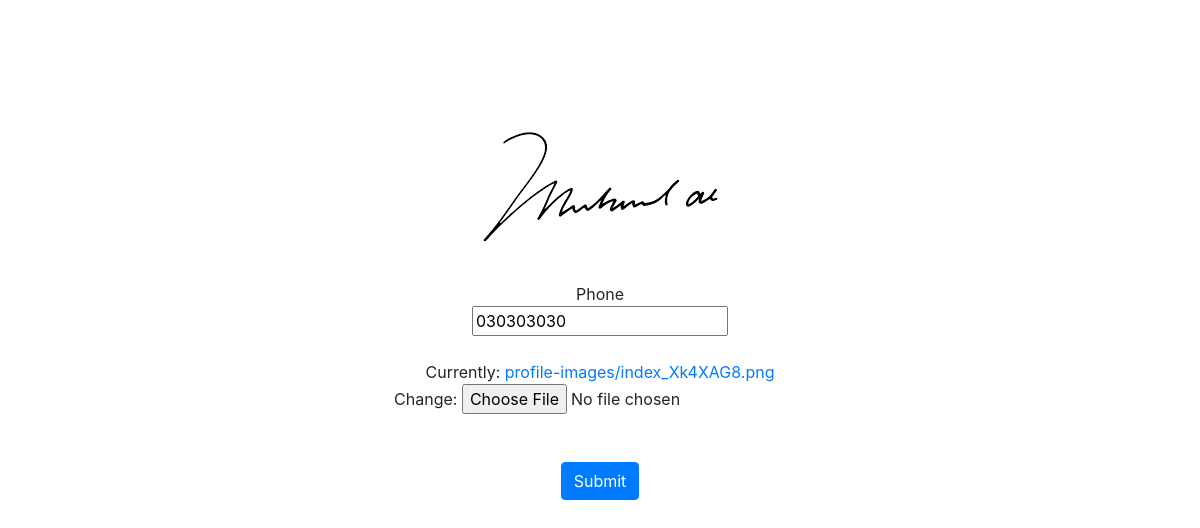
Page /profile/ (signed in) on the earlier database version.
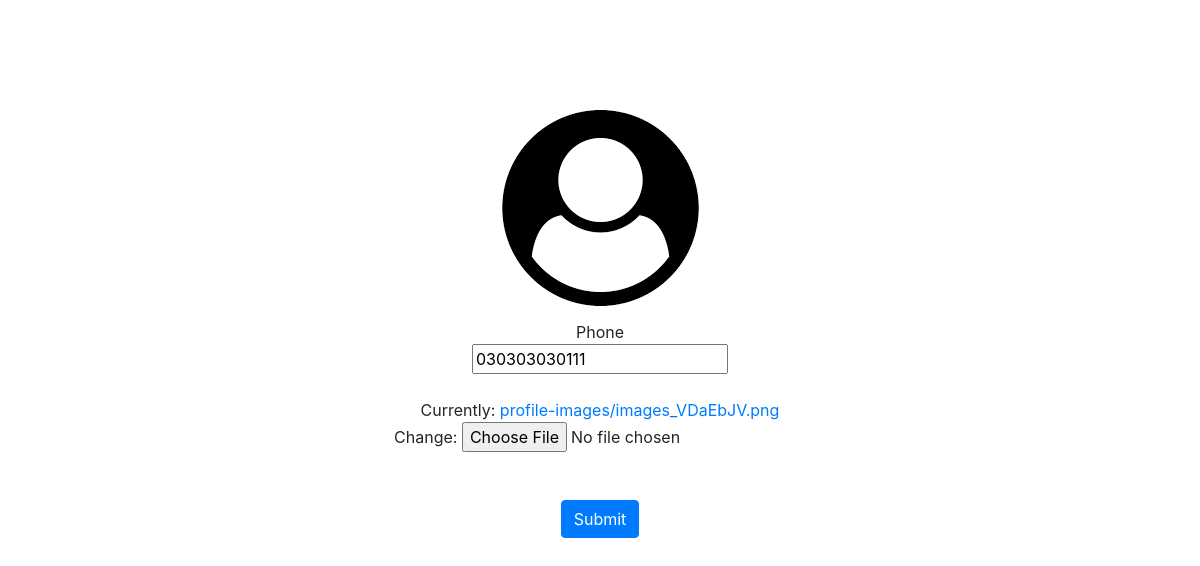
Same page on the later database version.
### core/models.py (models this page shows, shortened)
class User(AbstractBaseUser,PermissionsMixin):
    email=models.EmailField(max_length=255,unique=True)
    name=models.CharField(max_length=255)
    is_active=models.BooleanField(default=True)
    is_staff=models.BooleanField(default=False)
    objects=UserManager()
    USERNAME_FIELD= 'email'

class Profile(models.Model):
    user=models.OneToOneField(User,on_delete=models.CASCADE)
    phone=models.CharField(max_length=15)
    image=models.ImageField(upload_to='profile-images',default='profile-images/default.png')
    objects=ProfileManager()

### core/views.py (the view)
# urls.py: path('profile/',views.profile,name='profile'),
def profile(request):
    if request.method=='POST':
        form=forms.ProfileUpdateForm(request.POST,request.FILES,instance=request.user.profile)
        print(form)
        if form.is_valid():
            form.save()
            return redirect('/profile/')
        else:
            return render(request,'profile.html',{'profile':profile,"form":form})
    else:
        form=forms.ProfileUpdateForm(instance=request.user.profile)
        return render(request,'profile.html',{'profile':profile,"form":form})

### core/forms.py
class ProfileUpdateForm(ModelForm):
    class Meta:
        model=Profile
        fields=['phone','image']

### core/context_processors.py (called while the page is built)
def categ(request):
    return {}

### templates/profile.html (shortened to what this page needs)
<!doctype html>
<html lang="en">
  <head>
    <link rel="stylesheet" href="https://cdn.jsdelivr.net/npm/bootstrap@4.5.3/dist/css/bootstrap.min.css">
  </head>
  <body>
    <div class="container">
        <div style='text-align: center;vertical-align: center;height: 100%;'>
            <form action="" id='updateform' method="post" enctype="multipart/form-data">{% csrf_token %}
            <br>
            <br>
            <br>
            <br>
            <img id='img' src="{{request.user.profile.image.url}}" alt="">
            <br>
            {{form.phone.label}}
            <br>
            {{form.phone}}
            <br>
            <br>
            {{form.image}}
            <br>
            <br>
            <br>
            <button class="btn btn-primary">Submit</button>
        </form>
        </div>
    </div>
  </body>
</html>

Differences in the rows shown:
changed User: user.profile.image: a different picture
changed Profile: phone "030303030" → "030303030111"
Other differences:
text no longer shown: "Currently: profile-images/index_Xk4XAG8.png Change:"
text now shown: "Currently: profile-images/images_VDaEbJV.png Change:"
